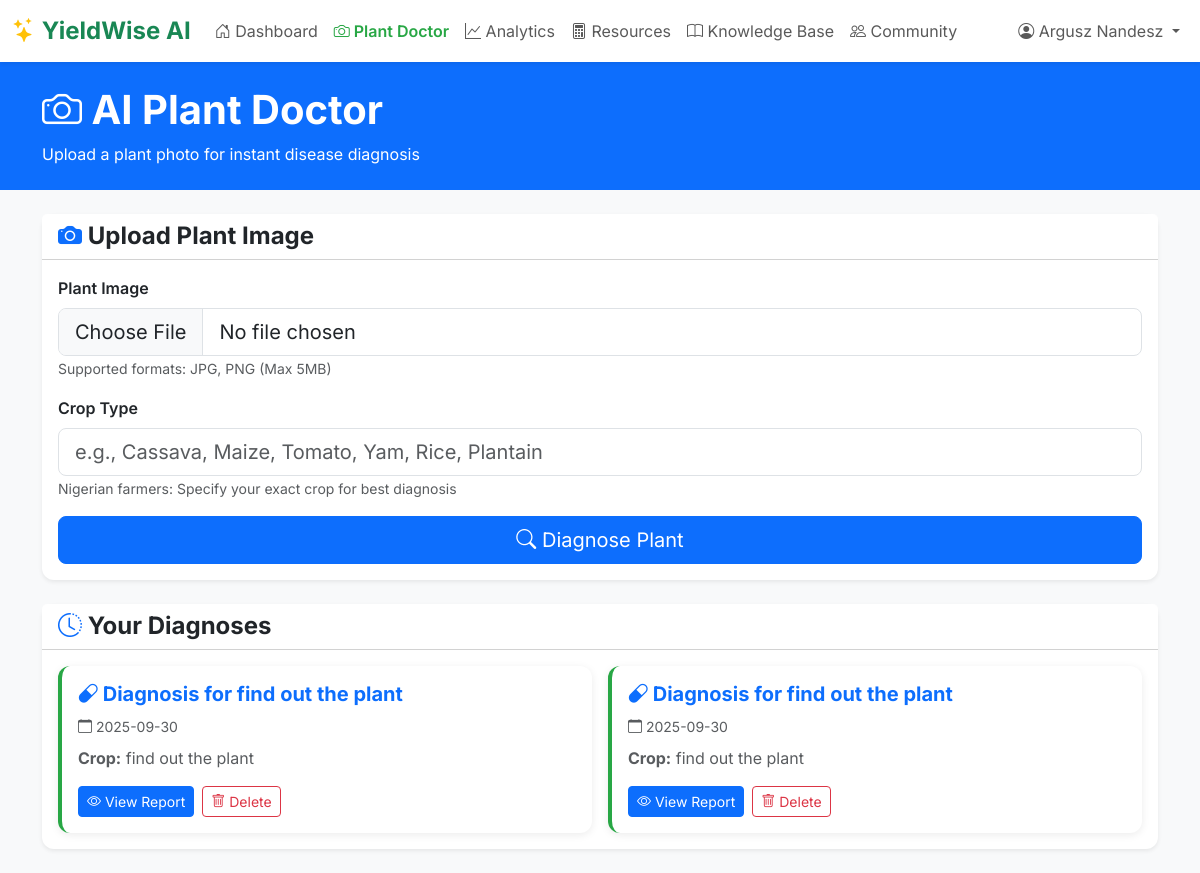
The page /diagnostician (signed in) on the database its author committed.
### tables this page shows
CREATE TABLE users (id INTEGER PRIMARY KEY AUTOINCREMENT, email TEXT NOT NULL UNIQUE, password TEXT NOT NULL, name TEXT NOT NULL);

CREATE TABLE diagnoses (id INTEGER PRIMARY KEY AUTOINCREMENT, user_id INTEGER NOT NULL, title TEXT NOT NULL, crop_type TEXT, report_html TEXT NOT NULL, created_at TIMESTAMP DEFAULT CURRENT_TIMESTAMP, FOREIGN KEY (user_id) REFERENCES users (id));

### app.py (the view)
@app.route('/diagnostician', methods=['GET'])
@login_required
def diagnostician():
    conn = get_db_connection()
    plans = conn.execute('SELECT * FROM farm_plans WHERE user_id = ? ORDER BY created_at DESC', (current_user.id,)).fetchall()
    diagnoses = conn.execute('SELECT * FROM diagnoses WHERE user_id = ? ORDER BY created_at DESC', (current_user.id,)).fetchall()
    conn.close()
    return render_template('diagnostician.html', plans=plans, diagnoses=diagnoses)

### app.py (called while the page is built)
def get_db_connection():
    conn = sqlite3.connect('yieldwise.db', check_same_thread=False, detect_types=sqlite3.PARSE_DECLTYPES | sqlite3.PARSE_COLNAMES)
    conn.row_factory = sqlite3.Row
    return conn

@app.template_filter('dateformat')
def dateformat(value, format='%Y-%m-%d'):
    if value is None: return ""
    if isinstance(value, str):
        try: value = datetime.strptime(value, '%Y-%m-%d %H:%M:%S')
        except (ValueError, TypeError): return value
    if hasattr(value, 'strftime'): return value.strftime(format)
    return value

@login_manager.user_loader
def load_user(user_id):
    conn = get_db_connection()
    user_data = conn.execute('SELECT * FROM users WHERE id = ?', (user_id,)).fetchone()
    conn.close()
    if user_data: return User(user_data['id'], user_data['email'], user_data['password'], user_data['name'])
    return None

### templates/diagnostician.html (shortened to what this page needs)
{% extends "base.html" %}
{% block content %}
<div class="bg-primary text-white py-4">
    <div class="container">
        <h1 class="fw-bold mb-2">
            <i class="bi bi-camera"></i> AI Plant Doctor
        </h1>
        <p class="mb-0">Upload a plant photo for instant disease diagnosis</p>
    </div>
</div>
<div class="container py-4">
    <div class="card shadow-sm mb-4">
        <div class="card-header bg-white">
            <h4 class="mb-0 fw-bold"><i class="bi bi-camera-fill text-primary"></i> Upload Plant Image</h4>
        </div>
        <div class="card-body">
            <form id="diagnosis-form" enctype="multipart/form-data">
                <div class="mb-3">
                    <label class="form-label fw-semibold">Plant Image</label>
                    <input type="file" class="form-control form-control-lg" id="plant_image" name="plant_image" accept="image/*" required>
                    <small class="text-muted">Supported formats: JPG, PNG (Max 5MB)</small>
                </div>
                <div class="mb-3">
                    <label class="form-label fw-semibold">Crop Type</label>
                    <input type="text" class="form-control form-control-lg" id="crop_type" name="crop_type" placeholder="e.g., Cassava, Maize, Tomato, Yam, Rice, Plantain" required>
                    <small class="form-text text-muted">Nigerian farmers: Specify your exact crop for best diagnosis</small>
                </div>
                <button type="submit" class="btn btn-primary btn-lg w-100">
                    <i class="bi bi-search"></i> Diagnose Plant
                </button>
            </form>
        </div>
    </div>
    <div class="card shadow-sm">
        <div class="card-header bg-white">
            <h4 class="mb-0 fw-bold"><i class="bi bi-clock-history text-primary"></i> Your Diagnoses</h4>
        </div>
        <div class="card-body">
            {% if diagnoses %}
            <div class="row g-3">
                {% for diagnosis in diagnoses %}
                <div class="col-md-6">
                    <div class="card diagnosis-card h-100">
                        <div class="card-body">
                            <h5 class="fw-bold text-primary">
                                <i class="bi bi-capsule"></i> {{ diagnosis.title }}
                            </h5>
                            <p class="text-muted mb-2">
                                <small>
                                    <i class="bi bi-calendar"></i> {{ diagnosis.created_at|dateformat }}
                                </small>
                            </p>
                            <p class="text-muted mb-3">
                                <strong>Crop:</strong> {{ diagnosis.crop_type }}
                            </p>
                            <div class="d-flex gap-2 flex-wrap">
                                <button class="btn btn-sm btn-primary view-diagnosis" data-diagnosis-id="{{ diagnosis.id }}">
                                    <i class="bi bi-eye"></i> View Report
                                </button>
                                <button class="btn btn-sm btn-outline-danger delete-diagnosis" data-diagnosis-id="{{ diagnosis.id }}">
                                    <i class="bi bi-trash"></i> Delete
                                </button>
                            </div>
                        </div>
                    </div>
                </div>
                {% endfor %}
            </div>
            {% else %}
            <div class="empty-state">
                <i class="bi bi-inbox"></i>
                <p>No diagnoses yet. Upload a plant image above to get started!</p>
            </div>
            {% endif %}
        </div>
    </div>
</div>
{% endblock %}

### templates/base.html (shortened to what this page needs)
<!DOCTYPE html>
<html lang="en">
<head>
    <link href="https://cdn.jsdelivr.net/npm/bootstrap@5.3.2/dist/css/bootstrap.min.css" rel="stylesheet">
    <link rel="stylesheet" href="https://cdn.jsdelivr.net/npm/bootstrap-icons@1.11.3/font/bootstrap-icons.min.css">
    <link rel="stylesheet" href="{{ url_for('static', filename='css/style.css') }}">
</head>
<body>
    <nav class="navbar navbar-expand-lg navbar-light bg-white sticky-top shadow-sm d-none d-lg-block">
        <div class="container-fluid">
            <a class="navbar-brand fw-bold text-success" href="{{ url_for('home') }}">
                <i class="bi bi-stars"></i> YieldWise AI
            </a>
            <div class="collapse navbar-collapse" id="navbarNav">
                <ul class="navbar-nav me-auto">
                    {% if current_user.is_authenticated %}
                    <li class="nav-item">
                        <a class="nav-link {% if request.endpoint == 'dashboard' %}active{% endif %}" href="{{ url_for('dashboard') }}">
                            <i class="bi bi-house-door"></i> Dashboard
                        </a>
                    </li>
                    <li class="nav-item">
                        <a class="nav-link {% if request.endpoint == 'diagnostician' %}active{% endif %}" href="{{ url_for('diagnostician') }}">
                            <i class="bi bi-camera"></i> Plant Doctor
                        </a>
                    </li>
                    <li class="nav-item">
                        <a class="nav-link {% if request.endpoint == 'analytics' %}active{% endif %}" href="{{ url_for('analytics') }}">
                            <i class="bi bi-graph-up"></i> Analytics
                        </a>
                    </li>
                    {% endif %}
                    <li class="nav-item">
                        <a class="nav-link {% if request.endpoint == 'resources' %}active{% endif %}" href="{{ url_for('resources') }}">
                            <i class="bi bi-calculator"></i> Resources
                        </a>
                    </li>
                    <li class="nav-item">
                        <a class="nav-link {% if request.endpoint == 'knowledge_base' %}active{% endif %}" href="{{ url_for('knowledge_base') }}">
                            <i class="bi bi-book"></i> Knowledge Base
                        </a>
                    </li>
                    <li class="nav-item">
                        <a class="nav-link {% if request.endpoint == 'community_showcase' %}active{% endif %}" href="{{ url_for('community_showcase') }}">
                            <i class="bi bi-people"></i> Community
                        </a>
                    </li>
                </ul>
                <ul class="navbar-nav">
                    {% if current_user.is_authenticated %}
                    <li class="nav-item dropdown">
                        <a class="nav-link dropdown-toggle" href="#" role="button" data-bs-toggle="dropdown">
                            <i class="bi bi-person-circle"></i> {{ current_user.name }}
                        </a>
                    </li>
                    {% endif %}
                </ul>
            </div>
        </div>
    </nav>
    <div class="{% if current_user.is_authenticated %}content-wrapper{% endif %}">
        {% block content %}{% endblock %}
    </div>
</body>
</html>

### static/css/style.css (style rules this page uses)
:root { --primary-green: #28a745; --primary-green-dark: #218838; --secondary-gold: #ffc107; --bg-light: #f8f9fa; --text-dark: #212529; --text-muted: #6c757d; --border-color: #dee2e6; }
* { margin: 0; padding: 0; box-sizing: border-box; }
body { font-family: 'Inter', -apple-system, BlinkMacSystemFont, 'Segoe UI', Roboto, sans-serif; background-color: var(--bg-light); color: var(--text-dark); padding-bottom: 70px; }
@media (min-width: 992px) { body { padding-bottom: 0; } }
.content-wrapper { min-height: calc(100vh - 70px); }
@media (min-width: 992px) { .content-wrapper { min-height: auto; } }
.navbar-brand { font-size: 1.5rem; }
.navbar-brand i { color: var(--secondary-gold); }
.nav-link.active { color: var(--primary-green) !important; font-weight: 600; }
.card { border: none; border-radius: 12px; box-shadow: 0 2px 8px rgba(0, 0, 0, 0.08); transition: transform 0.3s, box-shadow 0.3s; }
.plan-card, .diagnosis-card { border-left: 4px solid var(--primary-green); }

### rows shown on the page
users: name "Argusz Nandesz"
diagnoses: title "Diagnosis for find out the plant", created_at "2025-09-30", crop_type "find out the plant"
diagnoses: title "Diagnosis for find out the plant", created_at "2025-09-30", crop_type "find out the plant"
